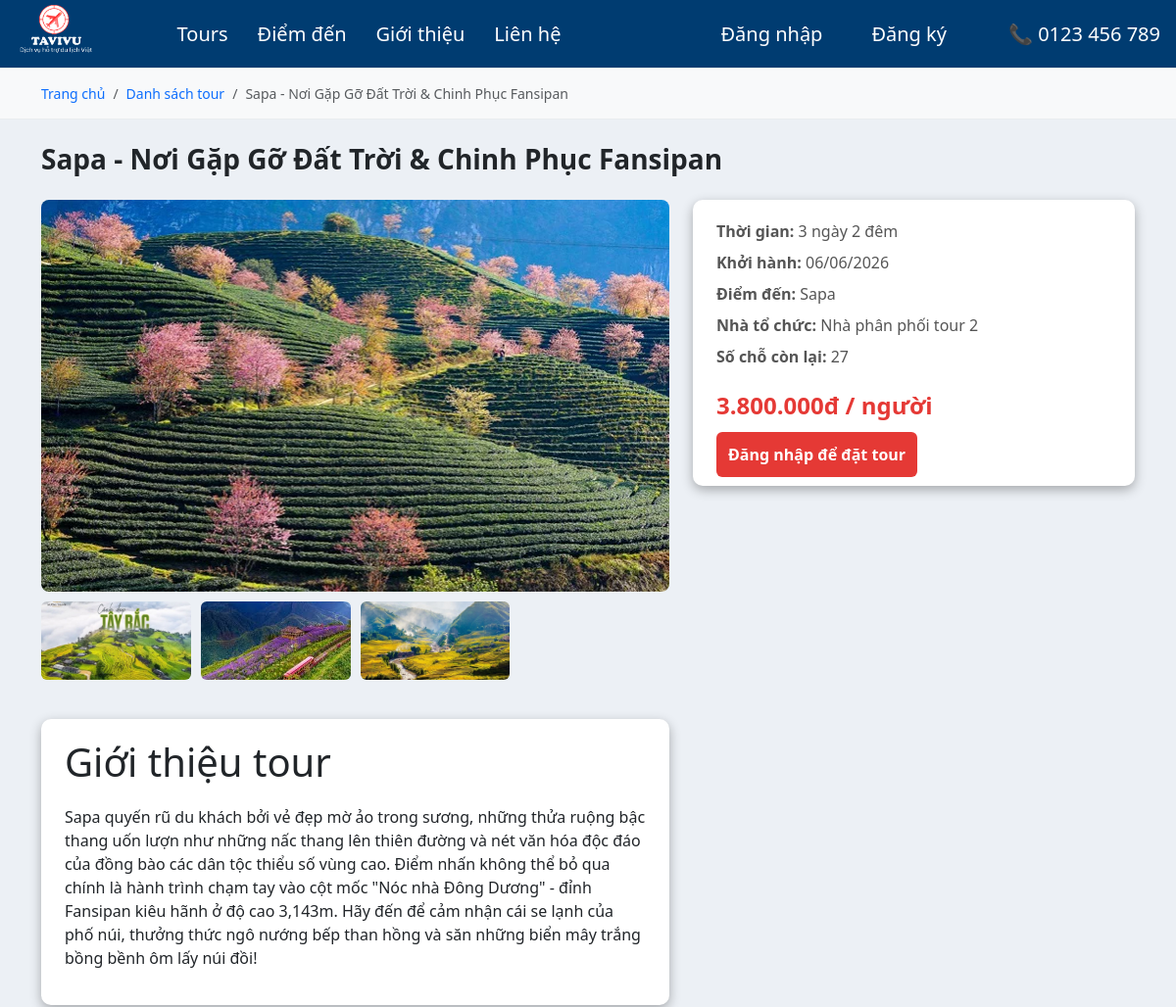
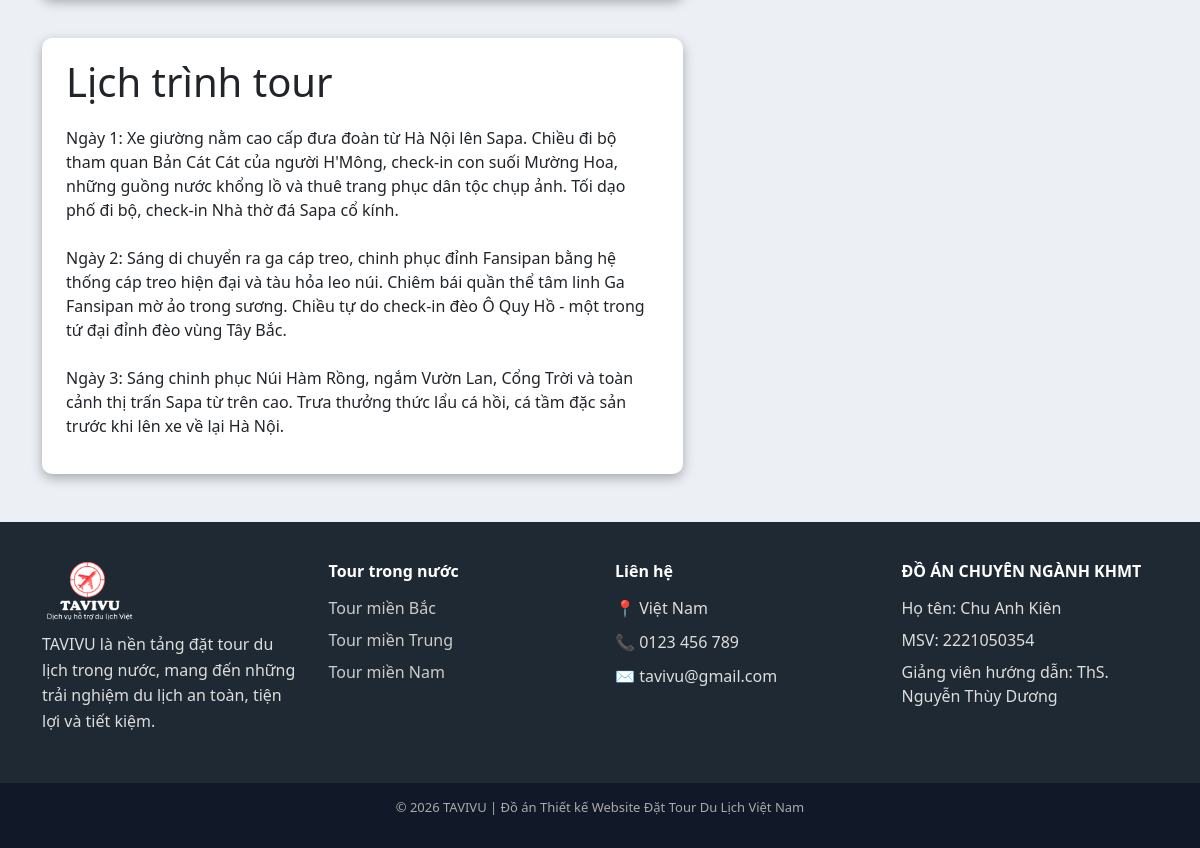
/pages/khachHang/tour_ChiTiet.php?id=25, run on the app's committed database (2 pictures, top to bottom).
### tables this page shows
CREATE TABLE `tour` (
  `maTour` int(10) UNSIGNED NOT NULL,
  `maND` int(10) UNSIGNED NOT NULL,
  `tenTour` varchar(255) NOT NULL,
  `moTa` text DEFAULT NULL,
  `lichTrinh` text DEFAULT NULL,
  `giaTour` decimal(18,2) UNSIGNED NOT NULL,
  `ngayKhoiHanh` date NOT NULL,
  `diemXuatPhat` varchar(100) NOT NULL DEFAULT 'Hà Nội',
  `soNgay` int(11) NOT NULL DEFAULT 1,
  `soChoTrong` int(10) UNSIGNED NOT NULL,
  `tongSoCho` int(10) UNSIGNED NOT NULL DEFAULT 0,
  `trangThai` enum('Chờ duyệt','Đang bán','Tạm dừng','Từ chối','Đã kết thúc') NOT NULL DEFAULT 'Chờ duyệt'
);

CREATE TABLE `tour_anh` (
  `maAnh` int(10) UNSIGNED NOT NULL,
  `maTour` int(10) UNSIGNED NOT NULL,
  `duongDan` varchar(255) NOT NULL,
  `lamAnhChinh` tinyint(1) DEFAULT 0
);

CREATE TABLE `user` (
  `maND` int(11) UNSIGNED NOT NULL,
  `email` varchar(100) NOT NULL,
  `matKhau` varchar(255) NOT NULL,
  `hoTen` varchar(100) NOT NULL,
  `soDienThoai` varchar(10) NOT NULL,
  `vaiTro` enum('Quản trị viên','Khách hàng','Nhà phân phối tour') NOT NULL DEFAULT 'Khách hàng',
  `trangThai` enum('Hoạt động','Vô hiệu hóa') NOT NULL DEFAULT 'Hoạt động',
  `diaChi` varchar(255) DEFAULT NULL,
  `tenCongTy` varchar(255) DEFAULT NULL,
  `diaChiCongTy` varchar(255) DEFAULT NULL,
  `tyLeHoaHong` decimal(5,2) DEFAULT NULL
);

### pages/khachHang/tour_ChiTiet.php (the view, shortened to what this page needs)
<?php
require_once '../../config/database.php';
$maTour = $_GET['maTour'] ?? $_GET['id'] ?? null;
$stmt = $mysqli->prepare("
    SELECT t.*, u.hoTen AS tenNPP
    FROM tour t
    JOIN user u ON t.maND = u.maND
    WHERE t.maTour = ? AND t.trangThai = 'Đang bán'
");
$stmt->bind_param("i", $maTour);
$stmt->execute();
$tour = $stmt->get_result()->fetch_assoc();
$stmtDD = $mysqli->prepare("
    SELECT d.tenDiemDen, d.vungMien
    FROM diemden d
    JOIN tour_diemden td ON d.maDiemDen = td.maDiemDen
    WHERE td.maTour = ?
");
$stmtDD->bind_param("i", $maTour);
$stmtDD->execute();
$diemDens = $stmtDD->get_result();
$tenDiemDen = [];
while ($dd = $diemDens->fetch_assoc()) {
    $tenDiemDen[] = $dd['tenDiemDen'];
}
$stmtAnh = $mysqli->prepare("
    SELECT duongDan FROM tour_anh
    WHERE maTour = ? AND laManhChinh = 1
    LIMIT 1
");
$stmtAnh->bind_param("i", $maTour);
$stmtAnh->execute();
$anhChinh = $stmtAnh->get_result()->fetch_assoc();
$stmtGallery = $mysqli->prepare("
    SELECT duongDan FROM tour_anh
    WHERE maTour = ? AND laManhChinh = 0
");
$stmtGallery->bind_param("i", $maTour);
$stmtGallery->execute();
$anhGallery = $stmtGallery->get_result();
?>
<!DOCTYPE html>
<html lang="en">
<head>
    <link href="https://cdn.jsdelivr.net/npm/bootstrap@5.3.8/dist/css/bootstrap.min.css" rel="stylesheet"
>
    <link rel="stylesheet" href="../../assets/css/khachHang.css">
</head>
<body>
    <?php include '../../includes/header.php'; ?>
    <div class="breadcrumb-box">
        <div class="container">
            <nav aria-label="breadcrumb">
                <ol class="breadcrumb tour-breadcrumb">
                    <li class="breadcrumb-item">
                        <a href="trangChu.php" class="breadcrumb-link">Trang chủ</a>
                    </li>
                    <li class="breadcrumb-item">
                        <a href="tour.php" class="breadcrumb-link">Danh sách tour</a>
                    </li>
                    <li class="breadcrumb-item active">
                        <?= htmlspecialchars($tour['tenTour']) ?>
                    </li>
                </ol>
            </nav>
        </div>
    </div>
    <main>
        <div class="container my-4">
            <h1 class="tour-title">
                <?= htmlspecialchars($tour['tenTour']) ?>
            </h1>
            <div class="row mt-4">
                <div class="col-lg-7">
                    <div class="main-image">
                        <?php if ($anhChinh): ?>
                            <img src="../../<?= htmlspecialchars($anhChinh['duongDan']) ?>"
                                alt="<?= htmlspecialchars($tour['tenTour']) ?>">
                        <?php else: ?>
                            <img src="../../assets/img/placeholder.jpg" alt="Chưa có ảnh">
                        <?php endif; ?>
                    </div>
                    <div class="image-gallery">
                        <?php if ($anhGallery->num_rows > 0): ?>
                            <?php while ($anh = $anhGallery->fetch_assoc()): ?>
                                <img src="../../<?= htmlspecialchars($anh['duongDan']) ?>"
                                    alt="<?= htmlspecialchars($tour['tenTour']) ?>">
                            <?php endwhile; ?>
                        <?php else: ?>
                            <p>Chưa có ảnh gallery.</p>
                        <?php endif; ?>
                    </div>
                    <div class="box tour-section">
                        <h1>Giới thiệu tour</h1>
                        <p>
                            <?= nl2br(htmlspecialchars($tour['moTa'])) ?>
                        </p>
                    </div>
                    <div class="box tour-section">
                        <h1>Lịch trình tour</h1>
                        <p>
                            <?= nl2br(htmlspecialchars($tour['lichTrinh'])) ?>
                        </p>
                    </div>
                </div>
                <div class="col-lg-5">
                    <div class="box">
                        <div class="tour-info">
                            <p><strong>Thời gian:</strong>
                                <?= $tour['soNgay'] ?> ngày
                                <?= $tour['soNgay'] - 1 ?> đêm
                            </p>
                            <p><strong>Khởi hành:</strong>
                                <?= date('d/m/Y', strtotime($tour['ngayKhoiHanh'])) ?>
                            </p>
                            <p><strong>Điểm đến:</strong>
                                <?= htmlspecialchars(implode(', ', $tenDiemDen)) ?>
                            </p>
                            <p><strong>Nhà tổ chức:</strong>
                                <?= htmlspecialchars($tour['tenNPP']) ?>
                            </p>
                            <p><strong>Số chỗ còn lại:</strong>
                                <?= $tour['soChoTrong'] ?>
                            </p>
                        </div>
                        <div class="price-box">
                            <span class="price">
                                <?= number_format($tour['giaTour'], 0, ',', '.') ?>đ / người
                            </span>
                        </div>
                        <?php if (isset($_SESSION['vaiTro']) && $_SESSION['vaiTro'] === 'Khách hàng'): ?>
                            <div class="d-grid gap-2">
                                <a href="datTour.php?maTour=<?= $tour['maTour'] ?>" class="btn btn-danger fw-bold">Đặt tour ngay</a>
                                <button type="button" class="btn btn-warning fw-bold" data-bs-toggle="modal"
                                    data-bs-target="#popupBaoCao">
                                    Báo cáo vi phạm
                                </button>
                            </div>
                        <?php else: ?>
                            <a href="../auth/dangNhap.php?redirect=<?= urlencode('pages/khachHang/tour_ChiTiet.php?maTour=' . $tour['maTour']) ?>" class="btn-book" style='text-decoration: none;'>
                                Đăng nhập để đặt tour
                            </a>
                        <?php endif; ?>
                    </div>
                </div>
            </div>
        </div>
    </main>
    <?php include '../../includes/footer.php'; ?>
</body>
</html>

### assets/css/khachHang.css (style rules this page uses)
* { margin: 0; padding: 0; box-sizing: border-box; }
body { font-family: 'Segoe UI', Tahoma, sans-serif; background-color: #ECF0F5; display: flex; flex-direction: column; min-height: 100vh; }
main { flex: 1; }
html { scroll-behavior: smooth; }
.breadcrumb-box { background-color: #f8f9fa; padding: 15px 0; border-bottom: 1px solid #e9ecef; }
.tour-breadcrumb { margin-bottom: 0; font-size: 14px; }
.breadcrumb-link { text-decoration: none; font-weight: 500; }
.tour-title { font-size: 28px; font-weight: 700; }
.main-image img { width: 100%; border-radius: 8px; }
.image-gallery { display: grid; grid-template-columns: repeat(4, 1fr); gap: 10px; margin-top: 10px; }
.image-gallery img { width: 100%; height: 80px; object-fit: cover; border-radius: 6px; }
.box { background: #fff; padding: 20px 24px; border-radius: 10px; box-shadow: 0 4px 12px rgba(0, 0, 0, 0.3); margin-bottom: 24px; }
.tour-info p { margin-bottom: 8px; color: #555; }
.price-box { margin: 20px 0; }
.price { font-size: 24px; font-weight: 700; color: #e53935; }
.btn-book { width: 100%; padding: 12px; border: none; background: #e53935; color: white; font-weight: 600; border-radius: 6px; }
.tour-section { margin-top: 40px; }
.tour-section h1 { margin-bottom: 20px; }

### data on the page
tour: tenTour "Sapa - Nơi Gặp Gỡ Đất Trời & Chinh Phục Fansipan", moTa "Sapa quyến rũ du khách bởi vẻ đẹp mờ ảo trong sương, những thửa ruộng bậc thang uốn lượn như những nấc thang lên thiên đường và nét văn hóa độc đáo của đồng bào các dân tộc thiểu số vùng cao. Điểm nhấn không thể bỏ qua chính là hành trình chạm tay vào cột mốc \"Nóc nhà Đông Dương\" - đỉnh Fansipan kiêu hãnh ở độ cao 3,143m. Hãy đến để cảm nhận cái se lạnh của phố núi, thưởng thức ngô nướng bếp than hồng và săn những biển mây trắng bồng bềnh ôm lấy núi đồi!", lichTrinh "Ngày 1: Xe giường nằm cao cấp đưa đoàn từ Hà Nội lên Sapa. Chiều đi bộ tham quan Bản Cát Cát của người H'Mông, check-in con suối Mường Hoa, những guồng nước khổng lồ và thuê trang phục dân tộc chụp ảnh. Tối dạo phố đi bộ, check-in Nhà thờ đá Sapa cổ kính. Ngày 2: Sáng di chuyển ra ga cáp treo, chinh phục đỉnh Fansipan bằng hệ thống cáp treo hiện đại và tàu hỏa leo núi. Chiêm bái quần thể tâm linh Ga Fansipan mờ ảo trong sương. Chiều tự do check-in đèo Ô Quy Hồ - một trong tứ đại đỉnh đèo vùng Tây Bắc. Ngày 3: Sáng chinh phục Núi Hàm Rồng, ngắm Vườn Lan, Cổng Trời và toàn cảnh thị trấn Sapa từ trên cao. Trưa thưởng thức lẩu cá hồi, cá tầm đặc sản trước khi lên xe về lại Hà Nội.", soNgay "3", $tour['soNgay']-1 "2", ngayKhoiHanh "06/06/2026", user.hoTen "Nhà phân phối tour 2", soChoTrong "27", giaTour "3.800.000"
tour_anh: duongDan (picture)
tour_anh: duongDan (picture)
tour_anh: duongDan (picture)
tour_anh: duongDan (picture)

### other printed values
implode(', ', $tenDiemDen) "Sapa"
